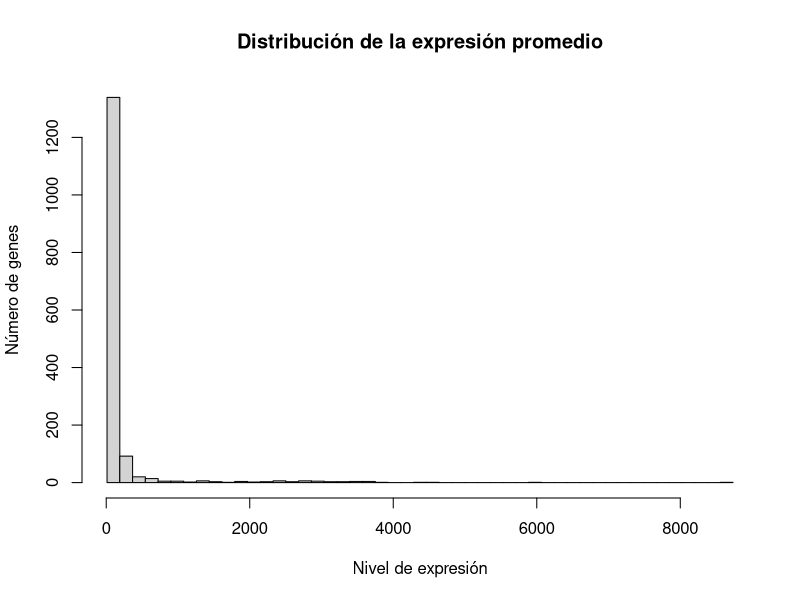

Reproduce this figure in R.
################################################################################
### R BASICS WORKSHOP                                                        ###
### CLASE 9-1: Las funciones apply de R                                      ###
###                                                                          ###
### Métodos de biología computacional                                        ###
### Facultad de Ciencias, UNAM                                               ###
### Website: github.com/hachepunto/R_Basics_workshop                         ###
################################################################################

# La familia de funciones *apply* es usada para aplicar una función a cada 
# elemento de una estructura de datos. En particular, es usada para aplicar 
# funciones en matrices, data frames, arrays y listas.

# Con esta familia de funciones podemos automatizar tareas complejas usando 
# pocas líneas de código; es una de las características distintivas de R como 
# lenguaje de programación.

# Las funciones de la familia apply son:

#		• apply
#		• lapply
#		• sapply
#		• tapply
#		• vapply
#		• eapply
#		• mapply
#		• rapply

# Aquí solo veremos las primeras cuatro por ser las básicas.

######################## apply ########################

# La función apply ejecuta la función "FUN" sobre todas las columnas 
# (MARGIN = 2) o los renglones (MARGIN = 1) de una matriz.

# Uso:
#
#	apply(X, MARGIN, FUN, ...)
#
# Argumentos:
# -X: una matriz o cualquier otro objeto que sea posible convertir en una matriz
# -MARGIN: Define sobre qué se va ejecutar la función y toma valores entre 1 y 2:
#	-MARGIN=1`: La manipulación se hace por renglón.
#	-MARGIN=2`: La manipulación se hace por columnas.
#	-MARGIN=c(1,2)`: La manipulación se hace por renglones y columnas.
# -FUN: Indica que función se aplicará. Se puede usar funciones integradas como 
#       mean, median, sum, min, max e incluso funciones definidas por el usuario.

### Ejemplo sencillo

# Creamos una matriz de cuatro renglones
matriz <- matrix(1:16, nrow = 4)

# Aplicamos *apply*, dando la función *sum* el argumento FUN. Nota que solo
# necesitamos el nombre de la función, sin paréntesis. Por último, damos el
# argumento MARGIN = 1, para aplicar la función por renglón.

apply(X = matriz, MARGIN = 1, FUN = sum)

# Esto es equivalente a hacer lo siguiente:

sum(matriz[1, ])
sum(matriz[2, ])
sum(matriz[3, ])
sum(matriz[4, ])

# Si cambiamos el argumento MARGIN de MARGIN = 1 a MARGIN = 2, entonces la 
# función se aplicará por columna.

apply(X = matriz, MARGIN = 2, FUN = sum)

### Ejemplo datos genómicos

### PREPARACIÓN DE DATOS: Comencemos por cargar unos datos de expresión de 
# Ensembl para Drosophila. Los renglones son genes y hay información de cuatro 
# tiempos (2, 6, 8 y 10 h) además de otros metadatos.

## IMPORTANTE: tu directorio de trabajo debe ser la carpeta del taller, es
## decir, la que contiene la carpeta "Datasets". Compruébalo con getwd().

# OJO con el nombre: en R ya existe una función que se llama 'data', así que
# llamarle 'data' a un objeto es mala idea aunque técnicamente funcione. Aquí
# usamos 'expr' para no pisarla.
expr <- read.table("Datasets/rpkm_clase.tab", header = TRUE, sep="\t")

head(expr)
dim(expr)

# Filtramos los datos para quedarnos solo con los genes que tienen un RPKM mayor
# a 10 y luego generamos una matriz con los datos de expresión únicamente.

expressed <- subset(expr, rpkm2 > 10 & rpkm6 > 10 & rpkm8 > 10 & rpkm10 > 10)
head(expressed)
nrow(expressed) # Cuántos genes pasaron el filtro


rpkm <- as.matrix(expressed[, c("rpkm2", "rpkm6", "rpkm8", "rpkm10")])
colnames(rpkm) <- c("t2", "t6", "t8", "t10")

head(rpkm)
is.matrix(rpkm)
dim(rpkm)


# Para obtener la media de la expresión de cada gen a través de los cuatro
# tiempos:

apply(rpkm, 1, mean) ## por renglón (un promedio por gen)

# Para obtener la media de la expresión en cada tiempo, a través de todos los
# genes:

apply(rpkm, 2, mean) ## por columna (un promedio por tiempo)


# Podemos usar estos resultados para hacer una gráfica:

# Conviene calcular una sola vez lo que se va a usar varias veces, en lugar de
# repetir 'apply(rpkm, 1, mean)' tres veces dentro de la misma llamada:
media.por.gen <- apply(rpkm, 1, mean)

hist(media.por.gen,
	xlab = "Nivel de expresión",
	ylab = "Número de genes",
	main = "Distribución de la expresión promedio",
	breaks = seq(min(media.por.gen), max(media.por.gen), length.out = 50))


######################## lapply ########################

# La "l" de *lapply* se refiere a "lista". La diferencia entre *lapply* y 
# *apply* es el tipo de salida que genera cada una de ellas. La salida de 
# *lapply* es una lista. *lapply* se puede usar sobre otros tipos de objetos
# como data frames y listas.

# La función *lapply* no necesita el parámetro "MARGIN".

# Uso:
#
#	lapply(X, FUN, ...)
#
# Argumentos:
# -X: Un vector o un objeto (Lista o Data frame)
# -FUN: Función que se va a aplicar a cada elemento de X

### Ejemplo sencillo 1:

movies <- c("SPACE_ODYSSEY","BATMAN","VERTIGO","BRAZIL")
movies_lower <-lapply(movies, tolower)
str(movies_lower)

# Podemos usar *unlist* para convertir la lista en un vector.

movies_lower <-unlist(lapply(movies,tolower))
str(movies_lower)

# Ejemplo sencillo 2:

trees[1:5, ]
class(trees)

arboles <- lapply(X = trees, FUN = mean)
arboles
class(arboles)

### Caso con matriz

matriz <- matrix(1:9, ncol = 3)
lapply(matriz, quantile, probs = 0.8)

dataFrame <- as.data.frame(matriz)
lapply(dataFrame, quantile, probs = .8)


length(dataFrame)
dataFrame[1]
length(matriz)
matriz[1]

### Ejemplo con datos genómicos

rpkm.df <- as.data.frame(rpkm)
head(rpkm.df)

# Podemos usar una función definida por nosotros dentro de las funciones *apply*.
# Quiero sumarle 5 al valor de expresión de todos los genes del tiempo 2:
head(rpkm.df$t2)
lapply(head(rpkm.df$t2), function(x){x+5} )


######################## sapply ########################

# La función *sapply* hace lo mismo que *lapply* pero regresa un vector en lugar
# de una lista. "s" es de simplificar.

# Uso:
#
#		sapply(X, FUN, ...)
#
# Argumentos:
# -X: un vector o un objeto
# -FUN: Función que se va a aplicar a cada elemento de X

# Ejemplo sencillo:

dt <- cars

lmn_cars <- lapply(dt, min)
smn_cars <- sapply(dt, min)

lmn_cars
smn_cars

# Creamos una función llamada *avg* que calcule el promedio de entre el máximo
# y el mínimo de un vector:

avg <- function(x) {
	(min(x) + max(x)) / 2
}

fcars <- sapply(dt, avg)
fcars

### Ejemplo con datos genómicos 1:

# Quiero eliminar el prefijo "FB" del id de FlyBase de cada gen.

# Son casi 15,000 genes, así que nos quedamos con los primeros 6 para no llenar
# la pantalla. Quita el 'head' cuando quieras verlo completo.
ids <- head(expr$flybase_id)
ids

lapply(ids, function(x){ sub("FB", "", x) })   # devuelve una LISTA

sapply(ids, function(x){ sub("FB", "", x) })   # devuelve un VECTOR con nombres

sapply(ids, function(x){ sub("FB", "", x) }, simplify = FALSE) # como lapply

# Para este caso concreto no hacía falta ningún apply: 'sub' ya está
# vectorizada y opera sobre todo el vector de un golpe. Suele ser más rápida y
# más clara:
head(sub("FB", "", expr$flybase_id))

### Ejemplo con datos genómicos 2:

# Queremos obtener la expresión promedio de los genes por cromosoma, para cada
# uno de los tiempos.

head(expr)

# Necesitamos:
# 1. Obtener todos los genes de un cromosoma específico.
# 2. Obtener el promedio de expresión de esos genes en el tiempo 1 (2 h)
# 3. Obtener el promedio de expresión de esos genes en el tiempo 2 (6 h)
# 4. Obtener el promedio de expresión de esos genes en el tiempo 3 (8 h)
# 5. Obtener el promedio de expresión de esos genes en el tiempo 4 (10 h)
# Repetir de 1 a 5 para todos los cromosomas.

# Primero vamos a generar una función que obtenga el promedio de expresión por
# cromosoma.

cromosoma <- "chr4"
genes.cromosoma <- subset(expr, chr == cromosoma)
tiempos <- as.matrix(genes.cromosoma[, c("rpkm2", "rpkm6", "rpkm8", "rpkm10")])


dim(tiempos)
head(tiempos)


# Para obtener la expresión promedio por columna:

mean.expr <- apply(X = tiempos, MARGIN = 2, FUN = mean)
mean.expr

# Creemos una función con las instrucciones que acabamos de escribir:

gene_mean_expr <- function(x, datos){
	genes.cromosoma <- subset(datos, chr == x)
	tiempos <- as.matrix(genes.cromosoma[, c("rpkm2", "rpkm6", "rpkm8", "rpkm10")])
	mean.expr <- apply(X = tiempos, MARGIN = 2, FUN = mean)
	return(mean.expr)
}

gene_mean_expr("chr4", expr)

# Hagámoslo para todos los cromosomas utilizando un apply

cromosomas <- unique(expr$chr)
cromosomas

lapply(cromosomas, gene_mean_expr, datos = expr) # una lista
sapply(cromosomas, gene_mean_expr, datos = expr) # una matriz

# Nota la diferencia: 'sapply' pudo simplificar el resultado a una matriz
# porque todos los elementos de la lista tienen la misma longitud (4). Si no la
# tuvieran, 'sapply' devolvería la lista sin simplificar.
class(lapply(cromosomas, gene_mean_expr, datos = expr))
class(sapply(cromosomas, gene_mean_expr, datos = expr))


######################## tapply ########################

# La función *tapply* calcula una medida (mean, median, min, max, etc.) o 
# alguna función para cada factor en un vector.

# Uso:
#
#	tapply(X, INDEX, FUN = NULL, ...)
#
# Argumentos:
# -X: Un objeto, usualmente un vector.
# -INDEX: Una lista de uno o más factores del mismo tamaño que X.
# -FUN: Función que se va aplicar a cada elemento de X por cada factor de INDEX

data(iris)
class(iris$Sepal.Width)
class(iris$Species)

tapply(X = iris$Sepal.Width, INDEX = iris$Species, FUN = median)

## Ejemplo con datos genómicos


tapply(expressed$flybase_id, expressed$chr, length)
tapply(expressed$rpkm2, expressed$chr, mean)


tapply(expressed$flybase_id, list(expressed$chr, expressed$strand), length)
tapply(expressed$rpkm2, list(expressed$chr, expressed$strand), mean)
